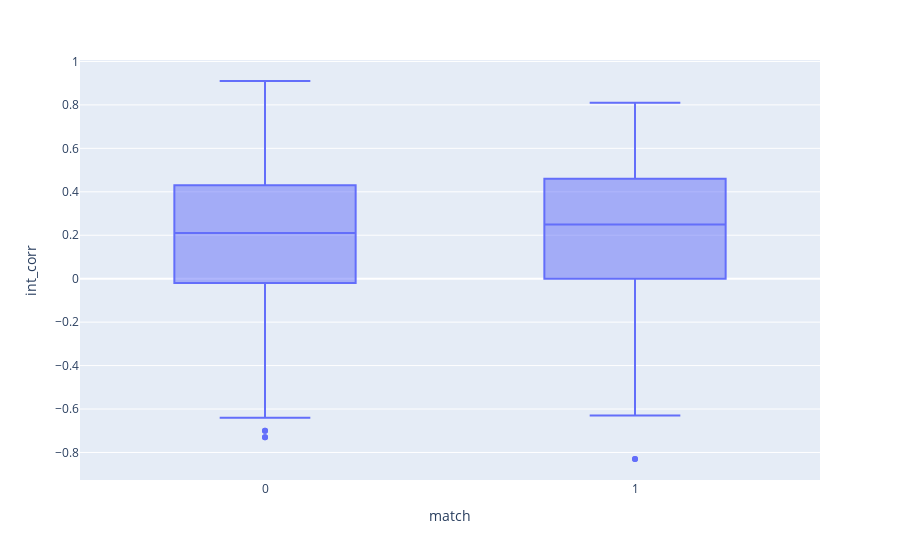

The notebook cell this image was saved under:
### Code cell
fig = px.box(df, x="match", y="int_corr")
fig.show()

### Figure 1 — Plotly figure (JSON) as saved in the notebook; plotly's stock layout.template omitted (floating-point values rounded to 4 significant figures; data arrays with more than 128 entries replaced by an {"elided": "..."} marker saying what was removed)
{"data": [{"alignmentgroup": "True", "hovertemplate": "match=%{x}<br>int_corr=%{y}<extra></extra>", "legendgroup": "", "marker": {"color": "#636efa"}, "name": "", "notched": false, "offsetgroup": "", "orientation": "v", "showlegend": false, "type": "box", "x": {"elided": "8378 int values"}, "x0": " ", "xaxis": "x", "y": {"elided": "8378 float values"}, "y0": " ", "yaxis": "y"}], "layout": {"boxmode": "group", "legend": {"tracegroupgap": 0}, "margin": {"t": 60}, "xaxis": {"anchor": "y", "domain": [0, 1], "title": {"text": "match"}}, "yaxis": {"anchor": "x", "domain": [0, 1], "title": {"text": "int_corr"}}}}
